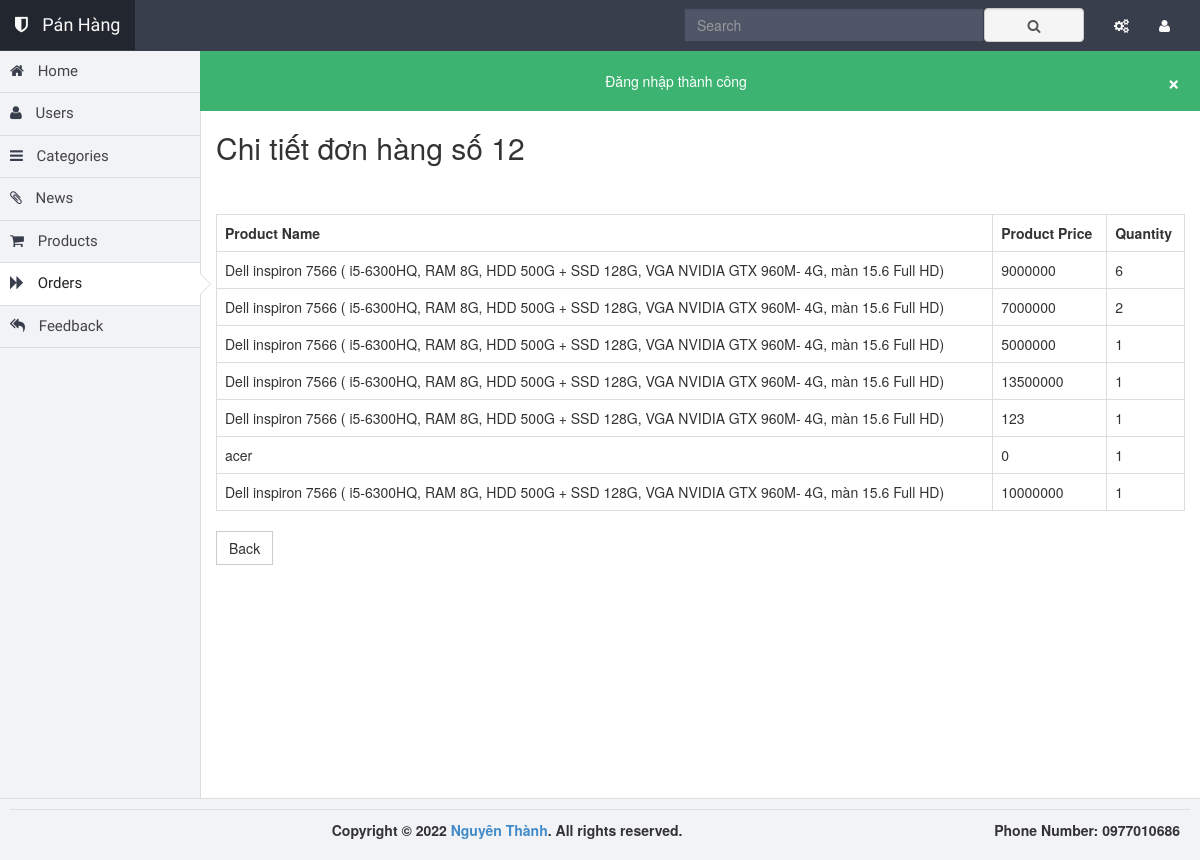
Screenshot of /backend/index.php?controller=order&action=detail&id=12 (signed in) with the database file from the repository.
### tables this page shows
CREATE TABLE `order_details` (
  `order_id` int(11) DEFAULT NULL COMMENT 'Id của order tương ứng, là khóa ngoại liên kết với bảng orders',
  `product_name` varchar(150) DEFAULT NULL COMMENT 'Tên sp tại thời điểm đặt hàng',
  `product_price` int(11) DEFAULT NULL COMMENT 'Giá sản phẩm tương ứng tại thời điểm đặt hàng',
  `quantity` int(11) DEFAULT NULL COMMENT 'Số lượng sản phẩm tương ứng tại thời điểm đặt hàng'
);

### backend/controllers/Controller.php (called while the page is built, shortened)
<?php
class Controller
{
    public function render($file, $variables = []) {
        extract($variables);
        require_once $file;
        $render_view = ob_get_clean();
        return $render_view;
    }
}

### backend/controllers/OrderController.php (called while the page is built, shortened)
<?php
require_once 'controllers/Controller.php';
require_once 'models/Order.php';
class OrderController extends Controller{
    public function detail() {
        $order_model = new Order();
        if(isset($_GET['id']) || is_numeric($_GET['id'])) {
            $id = $_GET['id'];
        }
        $order_details = $order_model->getOrderDetailById($id);
        $this->content = $this->render('views/orders/detail.php', [
            'order_details' => $order_details
        ]);
        require_once 'views/layouts/main.php';
    }
}

### backend/index.php (called while the page is built, shortened)
<?php
$action = isset($_GET['action']) ? $_GET['action'] : 'index';
$object = new $controller();
$object->$action();
?>

### backend/models/Model.php (called while the page is built, shortened)
<?php
class Model {
    public function __construct() {
        try {
            $this->connection = new PDO(Database::DB_DSN, Database::DB_USERNAME, Database::DB_PASSWORD);
        } catch (PDOException $e) {
            die("Lỗi kết nối: " . $e->getMessage());
        }
    }
}

### backend/models/Order.php (called while the page is built, shortened)
<?php
require_once 'models/Model.php';
class Order extends Model {
    public function getOrderDetailById($id) {
        $sql_select = "SELECT * FROM order_details WHERE order_id = $id";
        $obj_select = $this->connection->prepare($sql_select);
        $obj_select->execute();
        $order_details = $obj_select->fetchAll(PDO::FETCH_ASSOC);
        return $order_details;
    }
}

### backend/views/orders/detail.php (the view, shortened to what this page needs)
<h2>Chi tiết đơn hàng số <?php echo $_GET['id'] ?></h2>
<br>
<br>
<table class="table table-bordered">
    <tr>
        <th>Product Name</th>
        <th>Product Price</th>
        <th>Quantity</th>
    </tr>
    <?php if (!empty($order_details)): ?>
        <?php foreach ($order_details as $order_detail): ?>
            <tr>
                <td><?php echo $order_detail['product_name'] ?></td>
                <td><?php echo $order_detail['product_price'] ?></td>
                <td><?php echo $order_detail['quantity'] ?></td>
            </tr>
        <?php endforeach; ?>
    <?php else: ?>
        <tr>
            <td colspan="9">No data found</td>
        </tr>
    <?php endif; ?>
</table>
<a href="index.php?controller=order&action=index" class="btn btn-default">Back</a>

### backend/assets/theme/theme.css (style rules this page uses)
html, body { background-color: #f2f3f6; }
.btn { border-radius: 0; }

### rows the page displays
order_details: product_name "Dell inspiron 7566 ( i5-6300HQ, RAM 8G, HDD 500G + SSD 128G, VGA NVIDIA GTX 960M- 4G, màn 15.6 Full HD)", product_price "9000000", quantity "6"
order_details: product_name "Dell inspiron 7566 ( i5-6300HQ, RAM 8G, HDD 500G + SSD 128G, VGA NVIDIA GTX 960M- 4G, màn 15.6 Full HD)", product_price "7000000", quantity "2"
order_details: product_name "Dell inspiron 7566 ( i5-6300HQ, RAM 8G, HDD 500G + SSD 128G, VGA NVIDIA GTX 960M- 4G, màn 15.6 Full HD)", product_price "5000000", quantity "1"
order_details: product_name "Dell inspiron 7566 ( i5-6300HQ, RAM 8G, HDD 500G + SSD 128G, VGA NVIDIA GTX 960M- 4G, màn 15.6 Full HD)", product_price "13500000", quantity "1"
order_details: product_name "Dell inspiron 7566 ( i5-6300HQ, RAM 8G, HDD 500G + SSD 128G, VGA NVIDIA GTX 960M- 4G, màn 15.6 Full HD)", product_price "123", quantity "1"
order_details: product_name "acer", product_price "0", quantity "1"
order_details: product_name "Dell inspiron 7566 ( i5-6300HQ, RAM 8G, HDD 500G + SSD 128G, VGA NVIDIA GTX 960M- 4G, màn 15.6 Full HD)", product_price "10000000", quantity "1"

### other values shown
$_SESSION['success'] "Đăng nhập thành công"
$_GET['id'] "12"
